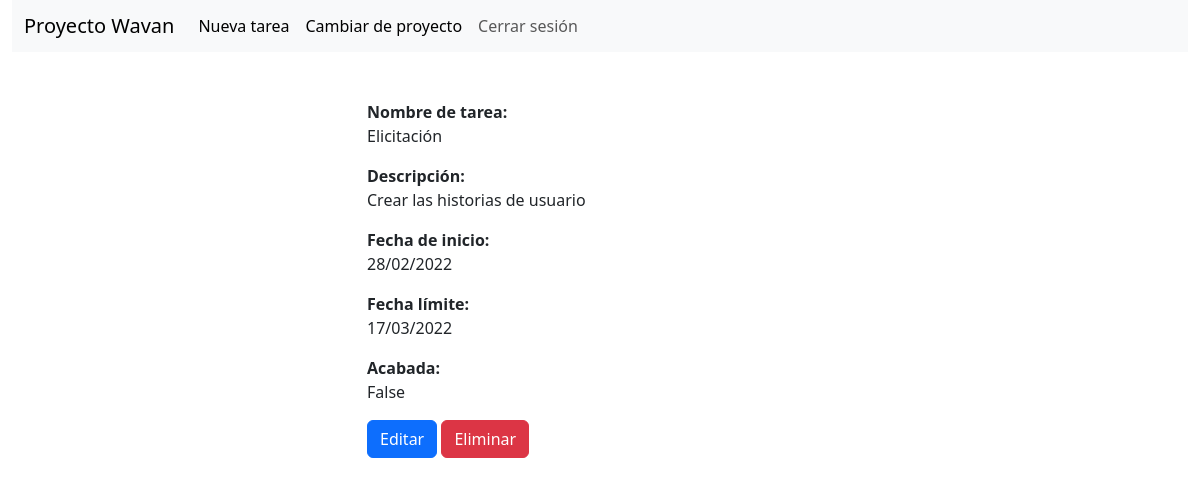
The app's page /proyectos/6/tareas/10 (signed in), older data.
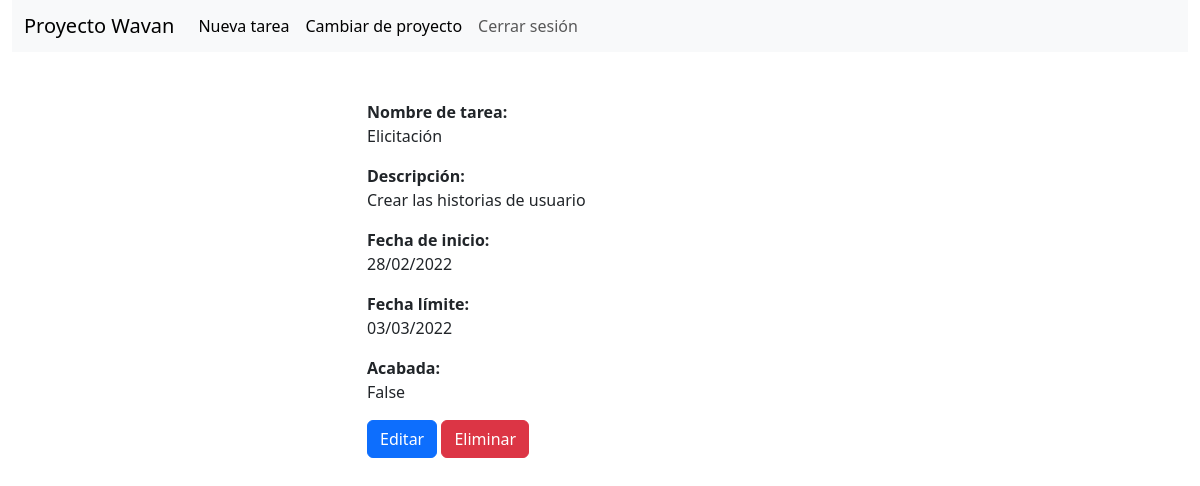
The same page, newer data.
### diagrama_gantt/models.py (models this page shows, shortened)
class Tarea(models.Model):
    proyecto = models.ForeignKey(Proyecto, on_delete=models.CASCADE)
    nombre_tarea = models.CharField(max_length=100)
    descripcion = models.CharField(max_length=500, blank=True, null=True)
    fecha_inicial = models.DateField()
    fecha_limite = models.DateField()
    esta_completado = models.BooleanField()

### tareas/views.py (the view)
# urls.py: path('<int:id_tarea>', views.ver_tarea, name='verTarea'),
@login_required(login_url='login')
def ver_tarea(request, id_proyecto, id_tarea):
    if not acceso_proyecto_guard(request, id_proyecto):
        return redirect('verProyectos')
    proyecto = Proyecto.objects.get(id=id_proyecto)
    if not request.user.has_perm('diagrama_gantt.view_tarea'):
        return redirect('gantt', id_proyecto)
    tarea = Tarea.objects.get(id=id_tarea)
    if tarea_contenida_en_proyecto_guard(id_proyecto, tarea):
        data = {
            'tarea': tarea,
            'proyecto': proyecto,
        }
        return render(request, 'ver_tarea.html', data)
    else:
        raise Http404(f"Tarea no encontrada en el proyecto {proyecto.nombre_proyecto}")

### ProyectoVerificacion/views.py (called while the page is built)
@login_required(login_url='login')
def acceso_proyecto_guard(request, id_proyecto):
    usuario = request.user
    proyecto = Proyecto.objects.get(id=id_proyecto)
    return proyecto in ProyectoUsuario.obtener_proyectos(usuario)

### proyectos/models.py (called while the page is built)
    def obtener_proyectos(usuario):
        return list(usuario.proyecto_set.all())

### tareas/views.py (called while the page is built)
def tarea_contenida_en_proyecto_guard(id_proyecto, tarea):
    return id_proyecto == tarea.proyecto_id

### tareas/templates/ver_tarea.html (shortened to what this page needs)
{% load bootstrap5 %}
<!DOCTYPE html>
<html lang="es">
<head>
    {% bootstrap_css %}
    {% load static %}
    <link rel="stylesheet" href="{% static 'styles_tareas.css' %}">
</head>
<body class="container-fluid">
<nav class="navbar navbar-expand-lg navbar-light bg-light">
    <div class="container-fluid">
        <a class="navbar-brand" href={% url 'gantt' proyecto.id %}>{{ proyecto.nombre_proyecto }}</a>
        <div class="collapse navbar-collapse" id="navbarSupportedContent">
            <ul class="navbar-nav me-auto mb-2 mb-lg-0">
                {% if perms.diagrama_gantt.add_tarea %}
                <li>
                    <a class="nav-link active" aria-current="page" href={% url 'crearTarea' proyecto.id %}>Nueva tarea</a>
                </li>
                {% endif %}
                <li class="nav-item">
                    <a class="nav-link active" aria-current="page" href={% url 'verProyectos' %}>Cambiar de proyecto</a>
                </li>
                <li class="nav-item">
                    <a class="nav-link" href="{% url 'cerrar_sesion' %}">Cerrar sesión</a>
                </li>
            </ul>
        </div>
    </div>
</nav>
<section class="container-fluid">
    <div class="d-flex row justify-content-center px-0 mx-0">
        <div class="col-5 mt-5">
            <p>
                <strong>Nombre de tarea:</strong><br>
                {{ tarea.nombre_tarea }}
            </p>
            <p>
                <strong>Descripción:</strong><br>
                {{ tarea.descripcion }}
            </p>
            <p>
                <strong>Fecha de inicio:</strong><br>
                {{ tarea.fecha_inicial|date:"d/m/Y" }}
            </p>
            <p>
                <strong>Fecha límite:</strong><br>
                {{ tarea.fecha_limite|date:"d/m/Y" }}
            </p>
            <p>
                <strong>Acabada:</strong><br>
                {{ tarea.esta_completado }}
            </p>
            {% if perms.diagrama_gantt.change_tarea %}
                <a href={% url 'editarTarea' proyecto.id tarea.id %} class="btn btn-primary">Editar</a>
            {% endif %}
            {% if perms.diagrama_gantt.delete_tarea %}
                <a href={% url 'eliminarTarea' proyecto.id tarea.id %} class="btn btn-danger">Eliminar</a>
            {% endif %}
        </div>
    </div>
</section>
</body>
</html>

Row changes from the older to the newer data that the page shows:
changed Tarea "Elicitación": fecha_limite "17/03/2022" → "03/03/2022"
